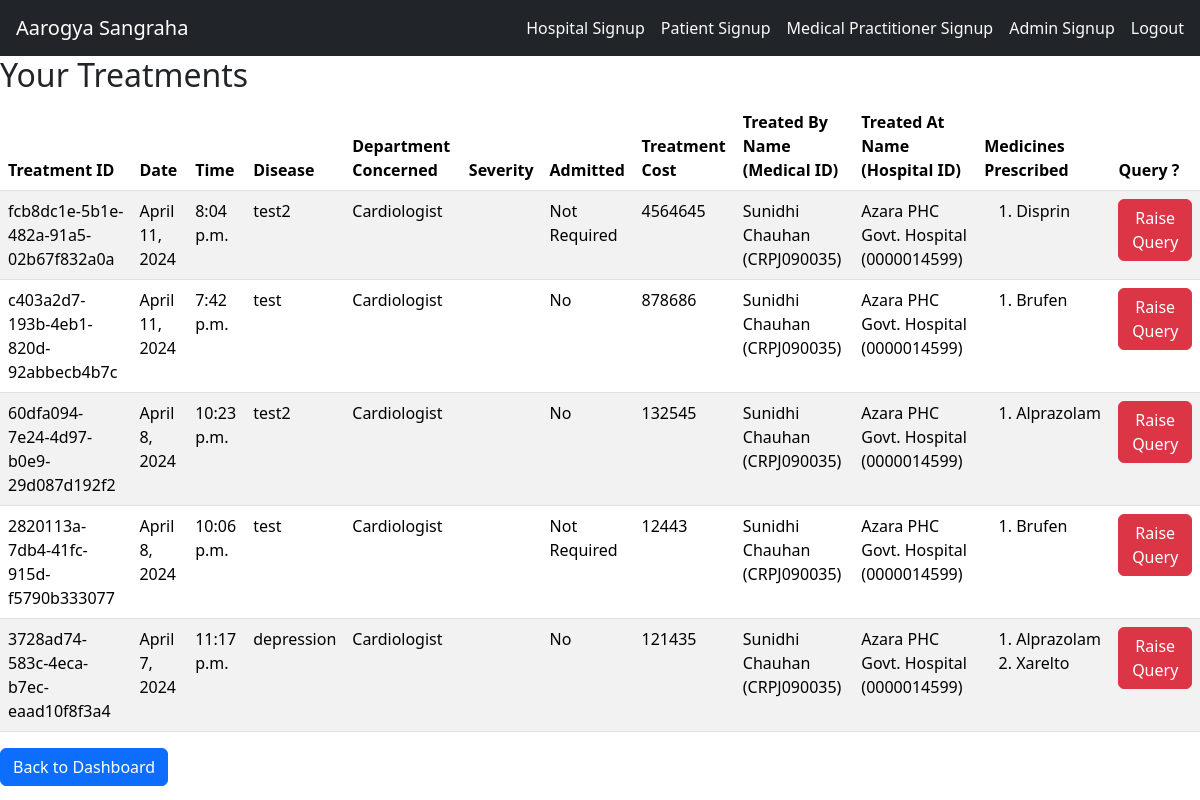
The app's page /treatment/patient-treatments/ (signed in) with its own data.
### treatment/models.py (models this page shows, shortened)
class Treatment(models.Model):
    tid = models.UUIDField(primary_key=True, default=uuid.uuid4, editable=False)
    date = models.DateField(auto_now_add=True)
    time = models.TimeField(auto_now_add=True)
    symptoms = models.CharField(max_length=500)
    advisedTest = models.CharField(max_length=250,default=None,null=True,blank=True)
    disease = models.CharField(max_length=75)
    admitted = models.CharField(max_length=20, choices=aList, default='Not Required')
    aadharNo = models.ForeignKey(Patient,on_delete=models.CASCADE,to_field='aadharNo')
    treatmentCost = models.IntegerField()
    medicalID = models.ForeignKey(MedicalPractitioner,on_delete=models.SET_NULL,null=True,blank=True,to_field='medicalID')
    hospitalID = models.ForeignKey(Hospital, on_delete=models.SET_NULL, null=True, blank=True, to_field='hospitalID')
    suggestions = models.CharField(max_length=500,null=True,blank=True,default=None)
    query = models.CharField(max_length=20,choices=q,default='No')
    medicines = models.ManyToManyField(Medicine, through='Medicine_Treatment')

class MedicalPractitioner(models.Model):
    user=models.OneToOneField(User,on_delete=models.CASCADE)
    medicalID = models.CharField(max_length=10,primary_key=True)
    sex = models.CharField(max_length=1,choices=sex_c,default=None)
    date_of_birth = models.DateField()
    hospitalID = models.ForeignKey(Hospital,on_delete=models.SET_NULL,null=True,blank=True,to_field='hospitalID')
    department = models.CharField(max_length=50,choices=departments,default=None)
    status = models.CharField(max_length=21, choices=(
        ('Authorized','Authorized'),
        ('Suspended','Suspended'),
        ('Permanently Suspended','Permanently Suspended')
    ), default='Authorized')
    def __str__(self):
        return f"{self.user.first_name} {self.user.last_name} ({self.medicalID})"

class Hospital(models.Model):
    user=models.OneToOneField(User,on_delete=models.CASCADE)
    hospitalID = models.CharField(max_length=10,primary_key=True)
    address = models.CharField(max_length=100)
    city = models.CharField(max_length=30)
    state = models.CharField(max_length=15)
    pincode = models.CharField(max_length=6)
    status = models.CharField(max_length=20, choices=(
        ('pending', 'Pending Verification'),
        ('approved', 'Approved'),
        ('rejected', 'Rejected')
    ), default='pending')
    def __str__(self):
        return f"{self.user.first_name} {self.user.last_name} ({self.hospitalID})"

class Medicine(models.Model):
    medName = models.CharField(max_length=100,primary_key=True)
    company = models.CharField(max_length=50)
    type_med = models.CharField(max_length=50,choices=mtype,default=None)
    regulatoryClass = models.CharField(max_length=50,choices=rclass,default=None)
    dosage = models.IntegerField()
    medCost = models.IntegerField()

### treatment/views.py (the view)
# urls.py: path('patient-treatments/',views.patient_treatments,name='patient_treatments'),
@login_required
def patient_treatments(request):
    treatments = models.Treatment.objects.filter(aadharNo=request.user.patient.get_aadharNo()).order_by('-date','-time')
    return render(request, 'treatment/patient_treatments.html', {'treatments': treatments})

### treatment/models.py (called while the page is built)
    def get_aadharNo(self):
        return self.aadharNo

### treatment/templates/treatment/patient_treatments.html (shortened to what this page needs)
<!DOCTYPE html>
<html lang="en">
<head>
    <link href="https://cdn.jsdelivr.net/npm/bootstrap@5.3.3/dist/css/bootstrap.min.css" rel="stylesheet">
</head>
<body>
    <nav class="navbar navbar-dark bg-dark">
        <a href="{% url 'home' %}" class="navbar-brand ms-3">Aarogya Sangraha</a>
        <div class="navbar">
            <a class="nav-item nav-link text-light me-3" href="{% url 'treatment:hospitalsignup' %}">Hospital Signup</a>
            <a class="nav-item nav-link text-light me-3" href="{% url 'treatment:patientsignup' %}">Patient Signup</a>
            <a class="nav-item nav-link text-light me-3" href="{% url 'treatment:medpracsignup' %}">Medical Practitioner Signup</a>
            <a class="nav-item nav-link text-light me-3" href="{% url 'treatment:adminsignup' %}">Admin Signup</a>
            {% if not user.is_authenticated %}
                <a class="nav-item nav-link text-light me-3" href="{% url 'treatment:hospitallogin' %}">Hospital Login</a>
                <a class="nav-item nav-link text-light me-3" href="{% url 'treatment:patientlogin' %}">Patient Login</a>
                <a class="nav-item nav-link text-light me-3" href="{% url 'treatment:medpraclogin' %}">Medical Practitioner Login</a>
                <a class="nav-item nav-link text-light me-3" href="{% url 'treatment:adminlogin' %}">Admin Login</a>
            {% else %}
                {% if user.hospital %}
                    <a class="nav-item nav-link text-light me-3" href="{% url 'treatment:hospitallogout' %}">Logout</a>
                {% elif user.medicalpractitioner %}
                    <a class="nav-item nav-link text-light me-3" href="{% url 'treatment:medpraclogout' %}">Logout</a>
                {% elif user.patient %}
                    <a class="nav-item nav-link text-light me-3" href="{% url 'treatment:patientlogout' %}">Logout</a>
                {% elif user.admin %}
                    <a class="nav-item nav-link text-light me-3" href="{% url 'treatment:adminlogout' %}">Logout</a>
                {% endif %}
            {% endif %}
        </div>
    </nav>
    <h2>Your Treatments</h2>
    <table class="table table-striped">
        <thead>
            <tr>
                <th>Treatment ID</th>
                <th>Date</th>
                <th>Time</th>
                <th>Disease</th>
                <th>Department Concerned</th>
                <th>Severity</th>
                <th>Admitted</th>
                <th>Treatment Cost</th>
                <th>Treated By<br>Name (Medical ID)</th>
                <th>Treated At<br>Name (Hospital ID)</th>
                <th>Medicines Prescribed</th>
                <th>Query ?</th>
            </tr>
        </thead>
        <tbody>
            {% for treatment in treatments %}
            <tr>
                <td>{{ treatment.tid }}</td>
                <td>{{ treatment.date }}</td>
                <td>{{ treatment.time }}</td>
                <td>{{ treatment.disease }}</td>
                <td>{{ treatment.medicalID.department }}</td>
                <td>{{ treatment.get_severity_display }}</td>
                <td>{{ treatment.get_admitted_display }}</td>
                <td>{{ treatment.treatmentCost }}</td>
                <td>{{ treatment.medicalID }}</td>
                <td>{{ treatment.hospitalID }}</td>
                <td>
                    <ol>
                        {% for medicine in treatment.medicines.all %}
                        <li>{{ medicine.medName }}</li>
                        {% endfor %}
                    </ol>
                </td>
                <td>
                    <a href="{% url 'treatment:raise_query' treatment.tid %}" class="btn btn-danger">Raise Query</a>
                </td>
            </tr>
            {% endfor %}
        </tbody>
    </table>
    <a href="{% url 'treatment:patient_dashboard' request.user.patient.get_aadharNo %}" class="btn btn-primary">Back to Dashboard</a>
</body>
</html>

### records on screen
Treatment: tid "fcb8dc1e-5b1e-482a-91a5-02b67f832a0a", date "April 11, 2024", time "8:04 p.m.", disease "test2", medicalID.department "Cardiologist", admitted "Not Required", treatmentCost "4564645", medicalID "Sunidhi Chauhan (CRPJ090035)", hospitalID "Azara PHC Govt. Hospital (0000014599)"
Medicine: medName "Disprin"
Treatment: tid "c403a2d7-193b-4eb1-820d-92abbecb4b7c", date "April 11, 2024", time "7:42 p.m.", disease "test", medicalID.department "Cardiologist", admitted "No", treatmentCost "878686", medicalID "Sunidhi Chauhan (CRPJ090035)", hospitalID "Azara PHC Govt. Hospital (0000014599)"
Medicine: medName "Brufen"
Treatment: tid "60dfa094-7e24-4d97-b0e9-29d087d192f2", date "April 8, 2024", time "10:23 p.m.", disease "test2", medicalID.department "Cardiologist", admitted "No", treatmentCost "132545", medicalID "Sunidhi Chauhan (CRPJ090035)", hospitalID "Azara PHC Govt. Hospital (0000014599)"
Medicine: medName "Alprazolam"
Treatment: tid "2820113a-7db4-41fc-915d-f5790b333077", date "April 8, 2024", time "10:06 p.m.", disease "test", medicalID.department "Cardiologist", admitted "Not Required", treatmentCost "12443", medicalID "Sunidhi Chauhan (CRPJ090035)", hospitalID "Azara PHC Govt. Hospital (0000014599)"
Treatment: tid "3728ad74-583c-4eca-b7ec-eaad10f8f3a4", date "April 7, 2024", time "11:17 p.m.", disease "depression", medicalID.department "Cardiologist", admitted "No", treatmentCost "121435", medicalID "Sunidhi Chauhan (CRPJ090035)", hospitalID "Azara PHC Govt. Hospital (0000014599)"
Medicine: medName "Xarelto"
